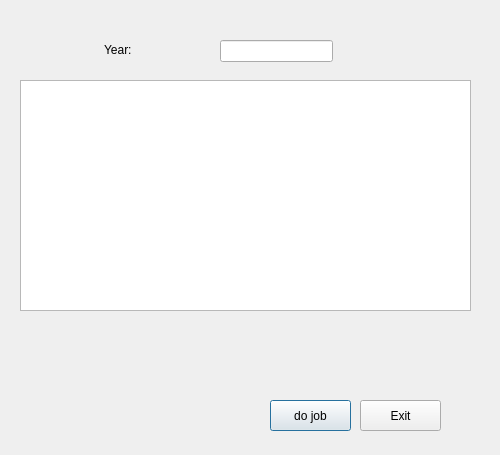
<?xml version="1.0" encoding="UTF-8"?>
<ui version="4.0">
 <class>Dialog</class>
 <widget class="QDialog" name="Dialog">
  <property name="geometry">
   <rect>
    <x>0</x>
    <y>0</y>
    <width>500</width>
    <height>455</height>
   </rect>
  </property>
  <property name="windowTitle">
   <string>Facks</string>
  </property>
  <widget class="QTableView" name="view">
   <property name="geometry">
    <rect>
     <x>20</x>
     <y>80</y>
     <width>451</width>
     <height>231</height>
    </rect>
   </property>
   <property name="selectionMode">
    <enum>QAbstractItemView::SingleSelection</enum>
   </property>
   <property name="selectionBehavior">
    <enum>QAbstractItemView::SelectRows</enum>
   </property>
  </widget>
  <widget class="QPushButton" name="dojob">
   <property name="geometry">
    <rect>
     <x>270</x>
     <y>400</y>
     <width>81</width>
     <height>31</height>
    </rect>
   </property>
   <property name="text">
    <string>do job</string>
   </property>
  </widget>
  <widget class="QPushButton" name="exit">
   <property name="geometry">
    <rect>
     <x>360</x>
     <y>400</y>
     <width>81</width>
     <height>31</height>
    </rect>
   </property>
   <property name="text">
    <string>Exit</string>
   </property>
  </widget>
  <widget class="QLineEdit" name="year">
   <property name="geometry">
    <rect>
     <x>220</x>
     <y>40</y>
     <width>113</width>
     <height>22</height>
    </rect>
   </property>
  </widget>
  <widget class="QLabel" name="label">
   <property name="geometry">
    <rect>
     <x>104</x>
     <y>40</y>
     <width>91</width>
     <height>20</height>
    </rect>
   </property>
   <property name="text">
    <string>Year:</string>
   </property>
  </widget>
 </widget>
 <resources/>
 <connections>
  <connection>
   <sender>exit</sender>
   <signal>clicked()</signal>
   <receiver>Dialog</receiver>
   <slot>accept()</slot>
   <hints>
    <hint type="sourcelabel">
     <x>392</x>
     <y>342</y>
    </hint>
    <hint type="destinationlabel">
     <x>462</x>
     <y>306</y>
    </hint>
   </hints>
  </connection>
 </connections>
</ui>
